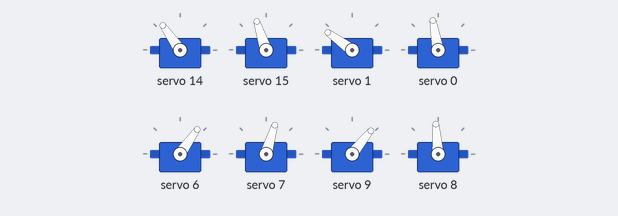
This sketch was run on a simulated Arduino Uno, built with avr-gcc and run on an emulated ATmega328P. Shown: 8 × servo.

Above: at 0.05 s.
At 0.35 s:
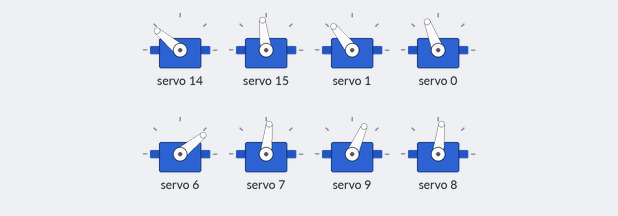
At 0.5 s:
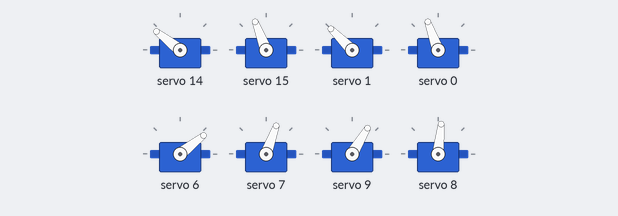
Timing chart, 0 to 3.0 s (numbered marks = the images above):
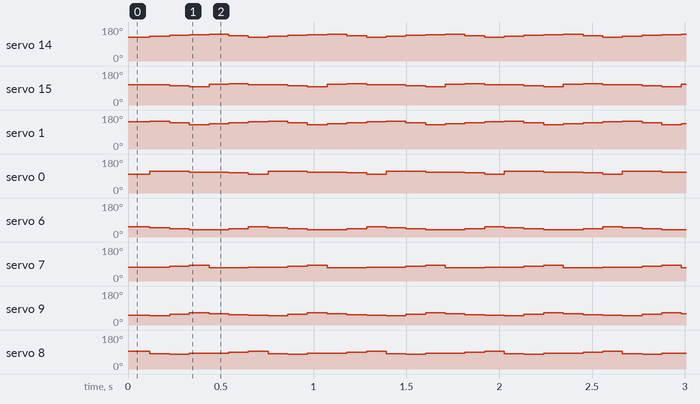

Measured:
- by itself, servo 14: repeats every 0.64 s: 137° 0.11 s, 140° 0.11 s, 142° 0.11 s, 134° 0.11 s, 125° 0.11 s, 132° 0.11 s
- by itself, servo 15: repeats every 0.64 s: 103° 0.11 s, 97° 0.11 s, 111° 0.11 s, 112° 0.11 s, 108° 0.11 s, 107° 0.11 s
- by itself, servo 1: repeats every 0.64 s: 138° 0.11 s, 128° 0.11 s, 135° 0.11 s, 140° 0.11 s, 144° 0.11 s, 146° 0.11 s
- by itself, servo 0: repeats every 0.64 s: 115° 0.11 s, 111° 0.11 s, 110° 0.11 s, 106° 0.11 s, 100° 0.11 s, 114° 0.11 s
- by itself, servo 6: repeats every 0.64 s: 43° 0.11 s, 39° 0.11 s, 38° 0.11 s, 45° 0.11 s, 55° 0.11 s, 48° 0.11 s
- by itself, servo 7: repeats every 0.64 s: 78° 0.11 s, 84° 0.11 s, 70° 0.11 s, 69° 0.11 s, 73° 0.11 s, 74° 0.11 s
- by itself, servo 9: repeats every 0.64 s: 57° 0.11 s, 66° 0.11 s, 59° 0.11 s, 54° 0.11 s, 51° 0.11 s, 49° 0.11 s
- by itself, servo 8: repeats every 0.64 s: 79° 0.11 s, 83° 0.11 s, 84° 0.11 s, 88° 0.11 s, 94° 0.11 s, 80° 0.11 s

The sketch:

petoi_walk.ino
```cpp
#include "Adafruit_PWMServoDriver.h"


#define MIN_PULSE_WIDTH 500
#define MAX_PULSE_WIDTH 2500
#define FREQUENCY 50

long float_map(float in, float low_in, float high_in, long low_out, long high_out){
    return low_out + (in - low_in) / (high_in - low_in) * (high_out - low_out);
}

class PetoiDog{
public:
    int alpha_maps[4] = {14, 1, 6, 9}; // Servo index mapping for alpha (shoulder)
    int beta_maps[4] = {15, 0, 7, 8}; //Servo index mapping for beta (knees)
    float alphas[4] = {0., 0., 0., 0.}; // shoulder angles, in radius
    float betas[4] = {0., 0., 0., 0.}; // knee angles, in radius

    // Calibrations, in degrees
    float alpha_calibrate[4] = {1. , 6. , 9. , -7.};
    float beta_calibrate[4] = {3., 7., 9., -5.};


    Adafruit_PWMServoDriver pwm_driver;

    void write_degree(float* alpha_vals=nullptr, float* beta_vals=nullptr){
        long pulsewidth = 0;
        alpha_vals = alpha_vals ? alpha_vals : alphas;
        beta_vals = beta_vals ? beta_vals : betas;

        // write alpha (shoulder) degrees
        // note that for the right side of the body, need to rotate the servo on the other direction

        for (int i=0; i<=3; i++){
            int flip = i >= 2 ? -1 : 1;
            pulsewidth = float_map(flip * (alpha_vals[i] * RAD_TO_DEG + alpha_calibrate[i]), -135, 135, MIN_PULSE_WIDTH, MAX_PULSE_WIDTH);
            // pulsewidth = min(MAX_PULSE_WIDTH, max(pulsewidth, MIN_PULSE_WIDTH));
            pwm_driver.writeMicroseconds(alpha_maps[i], pulsewidth);
            // Serial.print(pulsewidth); Serial.print(" ");
            pulsewidth = float_map(flip * (beta_vals[i] * RAD_TO_DEG + beta_calibrate[i]), -135, 135, MIN_PULSE_WIDTH, MAX_PULSE_WIDTH);
            // pulsewidth = min(MAX_PULSE_WIDTH, max(pulsewidth, MIN_PULSE_WIDTH));
            pwm_driver.writeMicroseconds(beta_maps[i], pulsewidth);
            // Serial.print(pulsewidth); Serial.print(" ");
        }
        // Serial.println();
    }

    void initialize(){
        pwm_driver.begin();
        pwm_driver.setPWMFreq(50);
    }

};


PetoiDog dog;

// These values are calcualted from petoi_walk.py
float walk_alphas[6][4] = {
    {0.76272625, 1.13457267, 0.76272625, 1.13457267},
    {0.93000985, 1.18074076, 0.93000985, 1.18074076},
    {1.05577914, 0.99622112, 1.05577914, 0.99622112},

    {1.13457267, 0.76272625, 1.13457267, 0.76272625},
    {1.18074076, 0.93000985, 1.18074076, 0.93000985},
    {0.99622112, 1.05577914, 0.99622112, 1.05577914}
};

float walk_betas[6][4] = {
    {0.33109918, 0.05484791, 0.33109918, 0.05484791},
    {0.28922337, 0.39589408, 0.28922337, 0.39589408},
    {0.19638032, 0.42164591, 0.19638032, 0.42164591},

    {0.05484791, 0.33109918, 0.05484791, 0.33109918},
    {0.39589408, 0.28922337, 0.39589408, 0.28922337},
    {0.42164591, 0.19638032, 0.42164591, 0.19638032}
};


void setup(){
    // Serial.begin(9600);
    dog.initialize();
    dog.write_degree();
}

int idx = 0;
int length = 6;
void loop(){
    idx = idx % length;
    dog.write_degree(
        (float*)walk_alphas[idx],
        (float*)walk_betas[idx]
    );
    delay(100);
    idx += 1;
}
```
